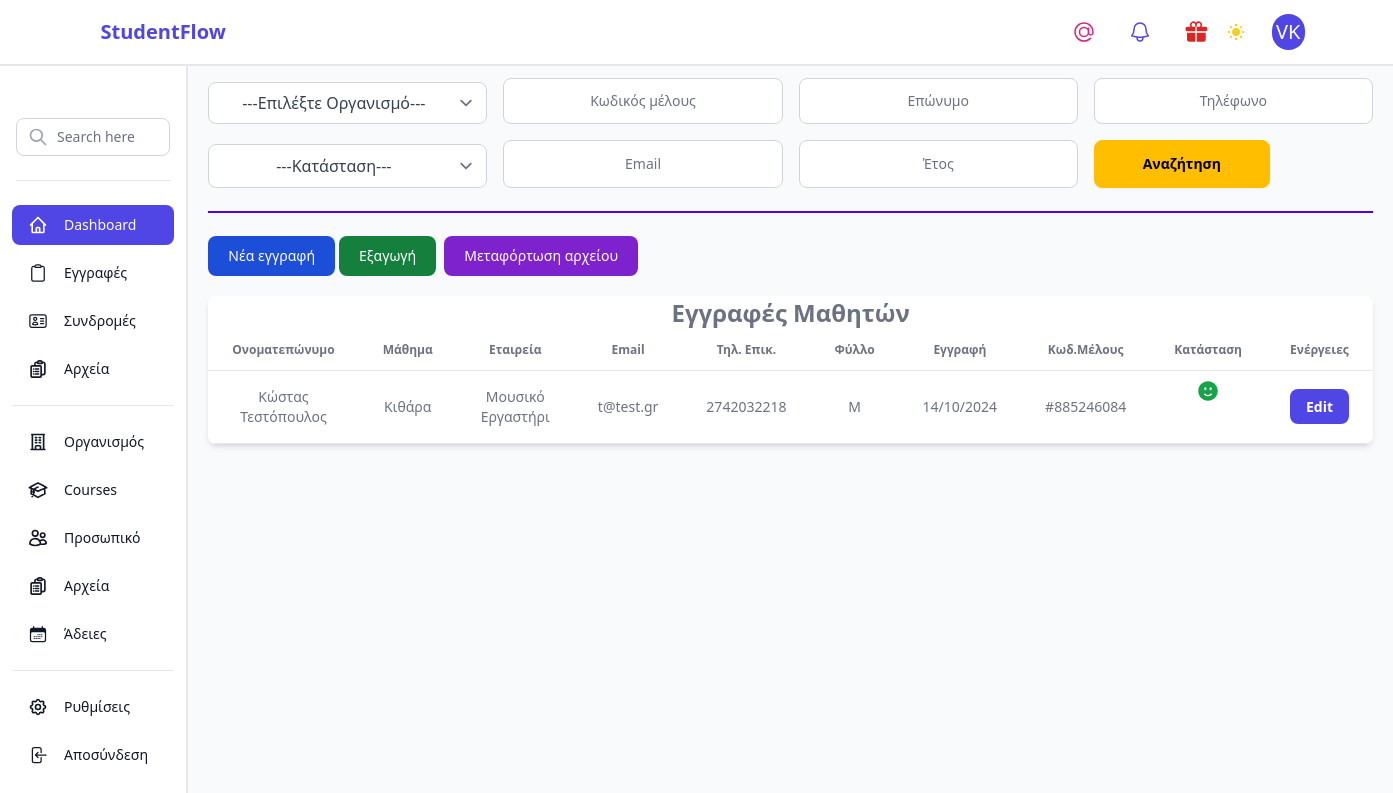
The app's page /students/list (signed in) with its own data.
### apps/users/models.py (models this page shows, shortened)
class User(TimeStampedModel,AbstractBaseUser, PermissionsMixin):
    class Gender(models.TextChoices):
        MALE = 'M', _('Male')
        FEMALE = 'F', _('Female')
        OTHER = 'O', _('Other')
    organization = models.ForeignKey(Organization, on_delete=models.SET_NULL, null=True, blank=True)
    email = models.EmailField(unique=True)
    first_name = models.CharField(max_length=30, blank=True)
    last_name = models.CharField(max_length=30, blank=True)
    is_staff = models.BooleanField(default=False)
    is_active = models.BooleanField(default=True)
    is_company_owner = models.BooleanField(default=False)
    date_of_birth = models.DateField(null=True)
    phone_number = models.CharField(max_length=15, unique=True,null=True, blank=True)
    address = models.CharField(max_length=255)
    city = models.CharField(max_length=100)
    postal_code = models.CharField(max_length=20)
    country = models.CharField(max_length=100)
    gender = models.CharField(
        max_length=1,
        choices=Gender.choices,
        default=Gender.OTHER,
    )
    first_login = models.BooleanField(default=True)
    objects = CustomUserManager()
    USERNAME_FIELD = 'email'
    REQUIRED_FIELDS = []

### apps/student/models.py (models this page shows, shortened)
class Student(TimeStampedModel):
    user = models.OneToOneField("users.User", on_delete=models.CASCADE)
    organization = models.ForeignKey(Organization, on_delete=models.CASCADE,null=True, blank=True)
    course = models.ForeignKey("student.Course", on_delete=models.CASCADE,null=True, blank=True)
    is_student = models.BooleanField(default=False,null=True, blank=True)
    membership_number = models.CharField(max_length=10, unique=True, blank=True)
    class Meta:
        ordering = ['user']
        verbose_name = _('Student')
        verbose_name_plural = _('Student')

class Course(TimeStampedModel):
    organization = models.ForeignKey(Organization, on_delete=models.CASCADE,null=True, blank=True,related_name='courses')
    user = models.ForeignKey("users.User", on_delete=models.CASCADE,default='1',null=True, blank=True)
    title = models.CharField(max_length=100)
    description = models.TextField()
    is_online = models.BooleanField(default=True)
    def __str__(self):
        return self.title

### apps/organization/models.py (models this page shows)
class Organization(TimeStampedModel):
    owner_name = models.CharField(max_length=255)
    title = models.CharField(max_length=255)
    address = models.CharField(max_length=255)
    city = models.CharField(max_length=100)
    postal_code = models.CharField(max_length=20)
    country = models.CharField(max_length=100)
    phone_number = models.CharField(max_length=255)
    email = models.EmailField(max_length=254)
    is_active = models.BooleanField(default=True)
    class Meta:
        ordering = ['title']
        verbose_name = _('Organization')
        verbose_name_plural = _('Organization')
    def __str__(self):
        return f"{self.title}"

### apps/student/views.py (the view, shortened to what this page needs)
# urls.py: path('students/list', StudentListView.as_view(), name='students_list'),
class StudentListView(LoginRequiredMixin,FilterView):
    model = Student
    template_name = 'app/student/student_list.html'
    context_object_name = 'students'
    filterset_class = StudentFilter
    paginate_by = 10
    def get_filterset_kwargs(self, filterset_class):
        kwargs = super().get_filterset_kwargs(filterset_class)
        kwargs['user'] = self.request.user
        return kwargs
    def get_context_data(self, **kwargs):
        context = super().get_context_data(**kwargs)
        context['form'] = StudentCreationForm()  # Inject the form into the context
        return context
    def get_queryset(self):
        queryset = super().get_queryset()
        if self.request.user.is_superuser:
            queryset = queryset.filter(is_student=True)  # Replace with your actual filter conditions for superusers
        else:
            queryset = queryset.filter(user__organization=self.request.user.organization, is_student=True)  # Replace with your actual filter conditions for regular users
        return queryset

### apps/student/context_processor.py (called while the page is built)
def subscriptions_count(request):
    if request.user.is_authenticated:
        if request.user.is_superuser:
            data = Subscription.objects.filter(is_online=True).count()
        else:
            data = Subscription.objects.filter(is_online=True,student__user__organization=request.user.organization).count()
        return {
            'subscriptions_count': data
        }
    return {
        'subscriptions_count': None
    }

def subscriptions_closing_soon(request):
    today = timezone.now().date()
    end_date_threshold = today + timedelta(days=15)
    count = Subscription.objects.filter(end_date__lte=end_date_threshold, is_online=True).count()
    return {'subscription_closing_soon': count}

def course_count(request):
    if request.user.is_authenticated:
        if request.user.is_superuser:
            data = Course.objects.filter(is_online=True).count()
        else:
            data = Course.objects.filter(is_online=True,organization=request.user.organization).count()
        return {
            'course_count': data
        }
    return {
        'course_count': None
    }

### apps/users/context_processor.py (called while the page is built)
def users_count(request):
    if request.user.is_authenticated:
        if request.user.is_superuser:
            organization = request.user.organization
            data = User.objects.filter(student__is_student=True).count()
        else:
            data = User.objects.filter(student__user__organization=request.user.organization,student__is_student=True).count()
        return {
            'users_count' : data
        }
    return {'users_count': None}

### templates/app/student/student_list.html (shortened to what this page needs)
{% extends '_base.html'%}
{% load widget_tweaks %}
{% block content %}
<form method="get" action="#" >
<div class="grid grid-cols-1 md:grid-cols-2 lg:grid-cols-4 gap-4 mt-3">
    {{ filter.form }}
    <button type="submit" class="btn btn-warning sm:w-44">Αναζήτηση</button>
    </div>
</form>
  <div class="divider divider-primary"></div>
<div class="flex flex-col sm:flex-row sm:space-x-1 space-y-1 sm:space-y-0 mt-3">
    <button onclick="openModalStudentNew()" class="text-white bg-blue-700 hover:bg-blue-800 focus:ring-4 focus:ring-blue-300 font-medium rounded-lg text-sm px-5 py-2.5 dark:bg-blue-600 dark:hover:bg-blue-700 focus:outline-none dark:focus:ring-blue-800">Νέα εγγραφή</button>
    <a href="{% url 'students_list_export' %}" class="text-center lg:text-left text-white bg-green-700 hover:bg-green-800 focus:ring-4 focus:ring-green-300 font-medium rounded-lg text-sm px-5 py-2.5 dark:bg-green-600 dark:hover:bg-green-700 focus:outline-none dark:focus:ring-green-800">Εξαγωγή<a/>
    <a href="{% url 'student_document_list' %}" class="text-center text-white bg-purple-700 hover:bg-purple-800 focus:ring-4 focus:ring-purple-300 font-medium rounded-lg text-sm px-5 py-2.5 dark:bg-purple-800 dark:hover:bg-purple-700 focus:outline-none dark:focus:ring-purple-800">Μεταφόρτωση αρχείου<a/>
</div>
{% if students_empty %}
<div class="mt-10 text-center font-mono text-lg font-bold">
  <p>No students found.</p>
</div>
{% else %}
<div class="relative overflow-x-auto shadow-md sm:rounded-lg mt-5">
    <div class="hidden sm:block">
        <table class="w-full text-sm text-center rtl:text-right text-gray-500 dark:text-gray-400">
            <thead class="text-xs odd:bg-white odd:dark:bg-gray-900 even:bg-gray-50 even:dark:bg-gray-800 border-b dark:border-gray-700">
                <tr>
                    <th colspan="10" class="text-center text-2xl font-bold">Εγγραφές Μαθητών</th>
                </tr>
                <tr>
                    <th scope="col" class="px-6 py-3">Ονοματεπώνυμο</th>
                    <th scope="col" class="px-6 py-3">Μάθημα</th>
                    <th scope="col" class="px-6 py-3">Εταιρεία</th>
                    <th scope="col" class="px-6 py-3">Email</th>
                    <th scope="col" class="px-6 py-3">Τηλ. Επικ.</th>
                    <th scope="col" class="px-6 py-3">Φύλλο</th>
                    <th scope="col" class="px-6 py-3">Εγγραφή</th>
                    <th scope="col" class="px-6 py-3">Κωδ.Μέλους</th>
                    <th scope="col" class="px-6 py-3">Κατάσταση</th>
                    <th scope="col" class="px-6 py-3">Ενέργειες</th>
                </tr>
            </thead>
            <tbody>
                {% for student in page_obj %}
                <tr class="odd:bg-white odd:dark:bg-gray-900 even:bg-gray-50 even:dark:bg-gray-800 border-b dark:border-gray-700">
                <td class="px-6 py-4" data-label="Ονοματεπώνυμο"><a href="">{{ student.user.first_name }} {{ student.user.last_name }}</a></td>
                <td class="px-6 py-4" data-label="Μάθημα">{{ student.course }}</td>
                <td class="px-6 py-4" data-label="Εταιρεία">{{ student.user.organization }}</td>
                <td class="px-6 py-4" data-label="Email">{{ student.user.email }}</td>
                <td class="px-6 py-4" data-label="Τηλ. Επικ.">{{ student.user.phone_number }}</td>
                <td class="px-6 py-4" data-label="Φύλλο">{{ student.user.gender }}</td>
                <td class="px-6 py-4" data-label="Εγγραφή">{{ student.user.created|date:'d/m/Y' }}</td>
                <td class="px-6 py-4" data-label="Κωδ.Μέλους">#{{ student.membership_number }}</td>
                {% if student.user.is_active == True %}
                <td class="flex justify-center items-center h-10" data-label="Κατάσταση">
                </td>
                {% endif %}
                <td class="px-6 py-4" data-label="Ενέργειες">
                    <a href="{% url 'student_edit' student.pk %}" class="bg-indigo-600 hover:bg-indigo-700 text-white font-bold py-2 px-4 rounded-lg dark:bg-indigo-600 dark:hover:bg-indigo-700 focus:outline-none dark:focus:ring-indigo-800">Edit</a>
                </td>
                {% empty %}
                <tr>
                  <td colspan="10" class="border px-4 py-2 text-center">Δεν βρέθηκε καμία εγγραφή.</td>
                </tr>
                {% endfor %}
            </tbody>
        </table>
{% endif %}
{% endblock %}

### templates/app/partials/navbar.html (shortened to what this page needs)
{% load static %}
<link href="{% static 'css/dist/styles.css' %}" rel="stylesheet">
<nav class="bg-white border-b-2 dark:bg-gray-700">
    <div class="mx-auto max-w-7xl px-2 sm:px-6 lg:px-8">
      <div class="relative flex h-16 items-center justify-between">
                <div class="flex flex-1 items-center justify-center sm:items-stretch sm:justify-start">
                    <div class="flex flex-shrink-0 items-center">
                        <p class="text-xl text-indigo-600 font-bold ml-3 text-left animate-pulse">StudentFlow</p>
                    </div>
                </div>
        <div class="absolute inset-y-0 right-0 flex items-center pr-2 sm:static sm:inset-auto sm:ml-6 sm:pr-0 gap-4">
            <button type="button" onclick="openModal()" class="relative rounded-full  p-1 text-pink-600 hover:text-pink-700 hidden sm:ml-2 lg:flex">
            </button>
            <button type="button"  class="relative rounded-full bg-white dark:bg-gray-700 p-1  text-indigo-600 hover:text-indigo-700 focus:outline-none focus:ring-2 focus:ring-white focus:ring-offset-2 focus:ring-offset-gray-800 hidden sm:ml-2 lg:flex">
            </button>
            <a href="{% url 'update_list' %}">
            <button type="button"  class="relative rounded-full bg-white dark:bg-gray-700 p-1  text-red-600 hover:text-red-700 focus:outline-none focus:ring-2 focus:ring-white focus:ring-offset-2 focus:ring-offset-gray-800 hidden sm:ml-2 lg:flex ">
            </button></a>
          <div class="relative ml-3">
                <div>
                <button type="button" class="inline-flex items-center justify-center rounded-full text-xl bg-indigo-600 text-white p-1" id="user-menu-button" aria-expanded="false" aria-haspopup="true">
                    {% if user.is_authenticated %}
                    {{user.last_name|first}}{{user.first_name|first}}
                    {% endif %}
                </button>
                </div>
          </div>
        </div>
      </div>
    </div>
</nav>

### records on screen
User: last_name|first "V", first_name|first "K"
Student: user.first_name "Κώστας", user.last_name "Τεστόπουλος", course "Κιθάρα", user.organization "Μουσικό Εργαστήρι", user.email "t@test.gr", user.phone_number "2742032218", user.gender "M", user.created "14/10/2024", membership_number "885246084"
